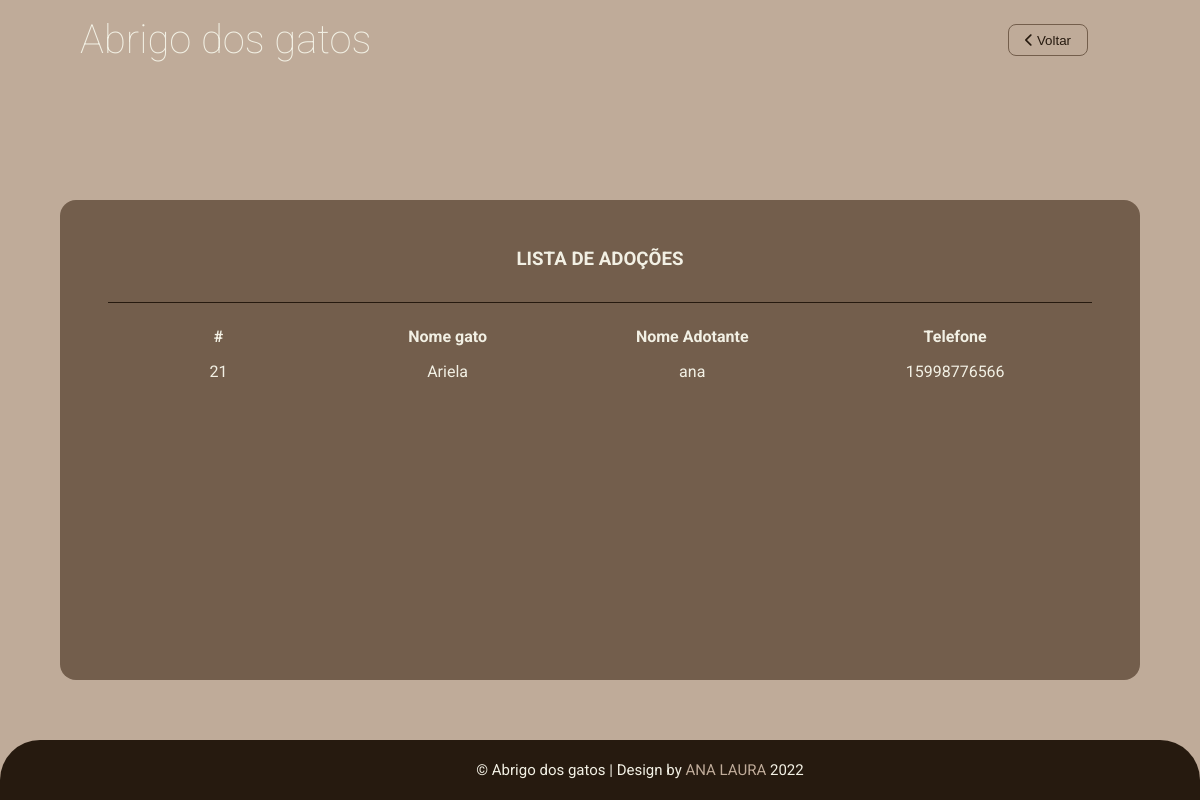
The app's page /admin/tabelas/tabela_adocoes.php (signed in) with its own data.
### tables this page shows
CREATE TABLE IF NOT EXISTS `adocoes` (
  `id_adocao` int(11) NOT NULL AUTO_INCREMENT,
  `fk_id_gato` varchar(50) NOT NULL,
  `nome_adotante` varchar(50) NOT NULL,
  `email_adotante` varchar(100) NOT NULL,
  `telefone` varchar(20) NOT NULL,
  PRIMARY KEY (`id_adocao`),
  KEY `fk_id_gato` (`fk_id_gato`)
);

CREATE TABLE IF NOT EXISTS `gato` (
  `id_gato` int(11) NOT NULL AUTO_INCREMENT,
  `nome` varchar(50) NOT NULL,
  `descricao` text NOT NULL,
  `adotado` bit(1) NOT NULL,
  `img` varchar(255) NOT NULL,
  PRIMARY KEY (`id_gato`)
);

### admin/tabelas/tabela_adocoes.php (the view, shortened to what this page needs)
<!DOCTYPE html>
<html lang="pt-br">
<head>
    <link rel="stylesheet" href="../../css/style.css">
    <link rel="stylesheet" href="https://cdnjs.cloudflare.com/ajax/libs/font-awesome/6.1.2/css/all.min.css" />
</head>
<body id="adm">
    <header class="header-adm">
        <span>
            <a href="../../index.php">Abrigo dos gatos</a>
        </span>
        <a href="../painel.php"><button class="sair"><i class="fa-solid fa-chevron-left"></i> Voltar</button></a>
    </header>
        <div class="tabela">
            <h3>Lista de Adoções</h3>
            <table>
                <thead>
                    <tr>
                        <th class="opcao">#</th>
                        <th>Nome gato</th>
                        <th>Nome Adotante</th>
                        <th>Telefone</th>
                    </tr>
                </thead>
                <tbody>
                    <?php
                        require_once '../../lib/conn.php';
                        $sql = "SELECT adocoes.id_adocao, gato.nome, adocoes.nome_adotante, adocoes.telefone FROM adocoes, gato WHERE adocoes.fk_id_gato = gato.id_gato ORDER BY adocoes.id_adocao ASC";
                        $stmt = $conn->query($sql);
                        $gatos = $stmt->fetchAll(PDO::FETCH_OBJ);
                        foreach ($gatos as $gato) {
                            ?>
                        <tr>
                            <td class="id"><?= $gato->id_adocao ?></td>
                            <td><?= $gato->nome ?></td>
                            <td><?= $gato->nome_adotante ?></td>
                            <td><?= $gato->telefone ?></td>
                        </tr>
                    <?php
                        }
                    ?>
                </tbody>
            </table>
        </div>
    <footer id="footer-adm">
        <div id="baixo">
			<div class="centro">
				<span class="credito">&copy; Abrigo dos gatos |</span>
				<span>Design by <a href="#">ANA LAURA </a>2022</span>
			</div>
		</div>
    </footer>
</body>
</html>

### css/style.css (style rules this page uses)
* { margin: 0; padding: 0; box-sizing: border-box; }
body, html { background-color: var(--secondary); font-family: "Roboto", sans-serif; color: #777; height: 100%; }
header { padding: 1rem 10rem 0 5rem; box-sizing: border-box; display: flex; justify-content: space-between; }
a { text-decoration: none; color: var(--light); }
button { width: 20rem; height: 2rem; margin: auto; margin-top: 1rem; background-color: var(--primary); color: var(--light); font-weight: 300; cursor: pointer; border-radius: 8px; border: none; transition: background-color 1s, color 1s; -webkit-transition: background-color 1s, color 1s; -moz-transition: background-color 1s, color 1s; -ms-transition: background-color 1s, color 1s; -o-transition: background-color 1s, color 1s; }
footer { background-color: var(--dark); color: var(--light); padding: 1rem 0 1rem 5rem; padding-left: 5rem; border-top-left-radius: 40px; border-top-right-radius: 40px; }
#baixo .centro { width: 50%; margin: auto; padding: 5px; font-size: 15px; background: var(--dark); text-align: center; }
#baixo .centro span { color: var(--light); }
#baixo .centro a { color: var(--secondary); text-decoration: none; }
h3 { text-transform: uppercase; color: var(--primary); }
@media all and (min-width: 992px) and (max-width: 1399.98px) { header { padding: 0 4rem 0 2rem; } }

### css/variable.css (style rules this page uses)
:root { --light: #F2F0E4; --dark: #261A0F; --primary: #735E4C; --secondary: #BFAB99; }

### css/adm.css (style rules this page uses)
#adm { background-color: var(--secondary); display: flex; flex-direction: column; min-height: 100vh; }
#adm header { display: flex; justify-content: center; padding: 1rem; color: var(--light); font-weight: 100; font-size: 3.5rem; }
#adm button { width: 10rem; }
.header-adm span { font-size: 2.5rem; }
#adm .header-adm { padding: 1rem 5rem ; display: flex; flex-direction: row; justify-content: space-between; align-content: center; }
#adm .header-adm .sair { float: right; margin: 0.5rem 2rem 0 0; border: 1px solid var(--primary); background-color: transparent; color: var(--dark); width: 5rem; }
#adm h3 { text-align: center; }
#footer-adm { position: fixed; bottom: 0; width: 100%; }
.tabela { background-color: var(--primary); width: 90%; height: 30rem; margin: auto; padding: 3rem; overflow-y: scroll; border-radius: 1rem; -webkit-border-radius: 1rem; -moz-border-radius: 1rem; -ms-border-radius: 1rem; -o-border-radius: 1rem; }
.tabela h3 { color: var(--light); margin-bottom: 1rem; padding-bottom: 2rem; border-bottom: 1px solid var(--dark); }
table { border-collapse: collapse; color: var(--light); }
th, td { width: 30rem; padding: 0.5rem 2rem; text-align: center; }
.opcao { width: 2rem; }

### records on screen
adocoes: id_adocao "21", gato.nome "Ariela", nome_adotante "ana", telefone "15998776566"
